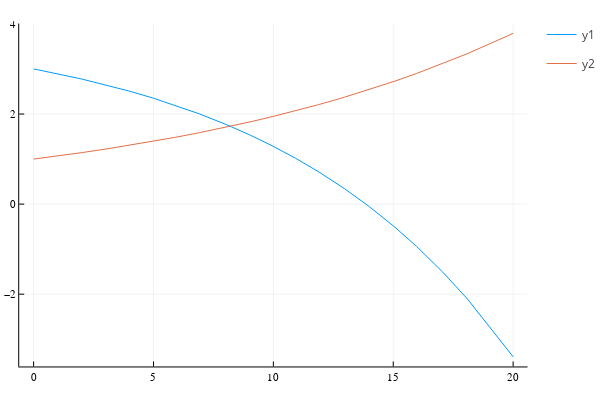

Notebook code cell kept with this figure:
### Markdown cell above
We could plot both functions:

### Code cell
f(x) = 4 - exp(x/10)
g(x) = exp(x/15)
plot(f, 0, 20)
plot!(g, 0, 20)

### Figure 1 — Plotly figure (JSON) as saved in the notebook; plotly's stock layout.template omitted (floating-point values rounded to 4 significant figures)
{"data": [{"colorbar": {"title": ""}, "legendgroup": "y1", "line": {"color": "rgba(0, 154, 250, 1.000)", "dash": "solid", "shape": "linear", "width": 1}, "mode": "lines", "name": "y1", "showlegend": true, "type": "scatter", "x": [0, 0.1953, 2.001, 3.087, 4.004, 5.001, 5.92, 6.905, 8.047, 9.061, 9.951, 10.92, 11.9, 12.97, 14.0, 15.07, 15.97, 17.06, 18.09, 19.75, 20], "xaxis": "x", "y": [3, 2.98, 2.778, 2.638, 2.508, 2.351, 2.192, 2.005, 1.764, 1.525, 1.295, 1.02, 0.7142, 0.34, -0.05563, -0.5124, -0.9365, -1.509, -2.107, -3.204, -3.389], "yaxis": "y", "zmax": null, "zmin": null}, {"colorbar": {"title": ""}, "legendgroup": "y2", "line": {"color": "rgba(227, 111, 71, 1.000)", "dash": "solid", "shape": "linear", "width": 1}, "mode": "lines", "name": "y2", "showlegend": true, "type": "scatter", "x": [0, 0.1953, 2.001, 3.087, 4.004, 5.001, 5.92, 6.905, 8.047, 9.061, 9.951, 10.92, 11.9, 12.97, 14.0, 15.07, 15.97, 17.06, 18.09, 19.75, 20], "xaxis": "x", "y": [1, 1.013, 1.143, 1.228, 1.306, 1.396, 1.484, 1.585, 1.71, 1.83, 1.941, 2.071, 2.21, 2.375, 2.543, 2.731, 2.899, 3.119, 3.341, 3.73, 3.794], "yaxis": "y", "zmax": null, "zmin": null}], "layout": {"annotations": [], "height": 400, "legend_position": {"bgcolor": "rgba(255, 255, 255, 1.000)", "bordercolor": "rgba(0, 0, 0, 1.000)", "borderwidth": 1, "font": {"color": "rgba(0, 0, 0, 1.000)", "family": "sans-serif", "size": 11}, "title": {"font": {"color": "rgba(0, 0, 0, 1.000)", "family": "sans-serif", "size": 15}, "text": ""}, "tracegroupgap": 0, "traceorder": "normal", "x": 1, "xanchor": "auto", "y": 1, "yanchor": "auto"}, "margin": {"b": 20, "l": 0, "r": 0, "t": 20}, "paper_bgcolor": "rgba(255, 255, 255, 1.000)", "plot_bgcolor": "rgba(255, 255, 255, 1.000)", "showlegend": true, "width": 600, "xaxis": {"anchor": "y", "domain": [0.03619, 0.9934], "gridcolor": "rgba(0, 0, 0, 0.100)", "gridwidth": 0.5, "linecolor": "rgba(0, 0, 0, 1.000)", "mirror": false, "range": [-0.6, 20.6], "showgrid": true, "showline": true, "showticklabels": true, "tickangle": 0, "tickcolor": "rgb(0, 0, 0)", "tickfont": {"color": "rgba(0, 0, 0, 1.000)", "family": "sans-serif", "size": 11}, "tickmode": "array", "ticks": "inside", "ticktext": ["0", "5", "10", "15", "20"], "tickvals": [0, 5, 10, 15, 20], "title": "", "titlefont": {"color": "rgba(0, 0, 0, 1.000)", "family": "sans-serif", "size": 15}, "type": "-", "visible": true, "zeroline": false, "zerolinecolor": "rgba(0, 0, 0, 1.000)"}, "yaxis": {"anchor": "x", "domain": [0.03762, 0.9902], "gridcolor": "rgba(0, 0, 0, 0.100)", "gridwidth": 0.5, "linecolor": "rgba(0, 0, 0, 1.000)", "mirror": false, "range": [-3.605, 4.009], "showgrid": true, "showline": true, "showticklabels": true, "tickangle": 0, "tickcolor": "rgb(0, 0, 0)", "tickfont": {"color": "rgba(0, 0, 0, 1.000)", "family": "sans-serif", "size": 11}, "tickmode": "array", "ticks": "inside", "ticktext": ["−2", "0", "2", "4"], "tickvals": [-2, 0, 2, 4], "title": "", "titlefont": {"color": "rgba(0, 0, 0, 1.000)", "family": "sans-serif", "size": 15}, "type": "-", "visible": true, "zeroline": false, "zerolinecolor": "rgba(0, 0, 0, 1.000)"}}}
